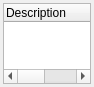
<?xml version="1.0" encoding="UTF-8"?>
<ui version="4.0">
 <class>mvd::PixelDescriptionWidget</class>
 <widget class="QWidget" name="mvd::PixelDescriptionWidget">
  <property name="geometry">
   <rect>
    <x>0</x>
    <y>0</y>
    <width>94</width>
    <height>87</height>
   </rect>
  </property>
  <property name="sizePolicy">
   <sizepolicy hsizetype="Preferred" vsizetype="Expanding">
    <horstretch>0</horstretch>
    <verstretch>0</verstretch>
   </sizepolicy>
  </property>
  <property name="windowTitle">
   <string>Pixel Description</string>
  </property>
  <layout class="QGridLayout" name="gridLayout">
   <property name="sizeConstraint">
    <enum>QLayout::SetDefaultConstraint</enum>
   </property>
   <property name="margin">
    <number>3</number>
   </property>
   <property name="spacing">
    <number>2</number>
   </property>
   <item row="0" column="0">
    <widget class="QTreeWidget" name="m_DescriptionTree">
     <property name="sizePolicy">
      <sizepolicy hsizetype="Preferred" vsizetype="Expanding">
       <horstretch>0</horstretch>
       <verstretch>0</verstretch>
      </sizepolicy>
     </property>
     <property name="contextMenuPolicy">
      <enum>Qt::CustomContextMenu</enum>
     </property>
     <property name="headerHidden">
      <bool>false</bool>
     </property>
     <property name="columnCount">
      <number>2</number>
     </property>
     <attribute name="headerVisible">
      <bool>true</bool>
     </attribute>
     <column>
      <property name="text">
       <string>Description</string>
      </property>
     </column>
     <column>
      <property name="text">
       <string>Value</string>
      </property>
     </column>
    </widget>
   </item>
  </layout>
 </widget>
 <resources/>
 <connections/>
</ui>
